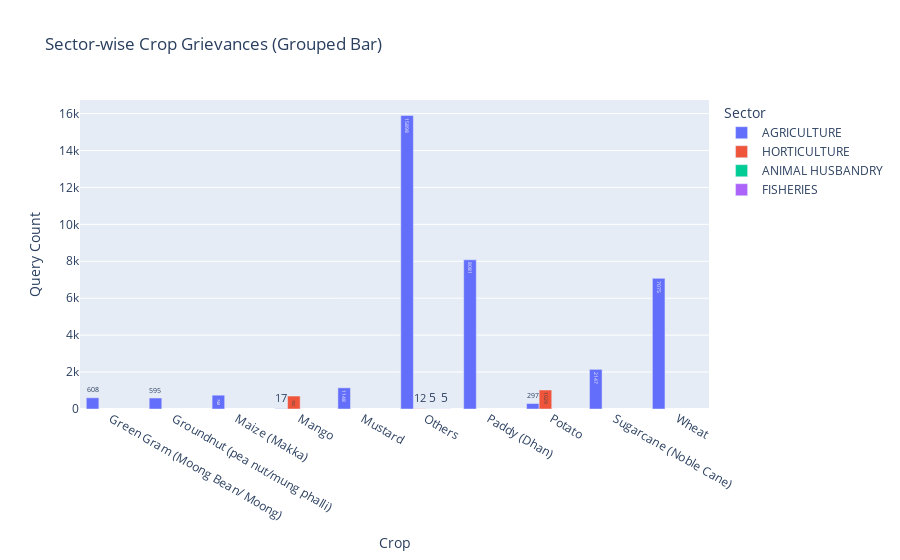

The notebook cell saved with this chart:
### Code cell
crop_sector = df.groupby(['Crop', 'Sector']).size().reset_index(name='Count')
top_crop_sector = crop_sector[crop_sector['Crop'].isin(top_crop_names)]
fig3 = px.bar(top_crop_sector, x='Crop', y='Count', color='Sector',
              title='Sector-wise Crop Grievances (Grouped Bar)',
              text='Count', barmode='group')
fig3.update_layout(xaxis_title='Crop', yaxis_title='Query Count')
fig3.show()

### Figure 1 — Plotly figure (JSON) as saved in the notebook; plotly's stock layout.template omitted (floating-point values rounded to 4 significant figures)
{"data": [{"alignmentgroup": "True", "hovertemplate": "Sector=AGRICULTURE<br>Crop=%{x}<br>Count=%{text}<extra></extra>", "legendgroup": "AGRICULTURE", "marker": {"color": "#636efa", "pattern": {"shape": ""}}, "name": "AGRICULTURE", "offsetgroup": "AGRICULTURE", "orientation": "v", "showlegend": true, "text": [608.0, 595.0, 748.0, 17.0, 1148.0, 15900.0, 8081.0, 297.0, 2147.0, 7075.0], "textposition": "auto", "type": "bar", "x": ["Green Gram (Moong Bean/ Moong)", "Groundnut (pea nut/mung phalli)", "Maize (Makka)", "Mango", "Mustard", "Others", "Paddy (Dhan)", "Potato", "Sugarcane (Noble Cane)", "Wheat"], "xaxis": "x", "y": [608, 595, 748, 17, 1148, 15898, 8081, 297, 2147, 7075], "yaxis": "y"}, {"alignmentgroup": "True", "hovertemplate": "Sector=HORTICULTURE<br>Crop=%{x}<br>Count=%{text}<extra></extra>", "legendgroup": "HORTICULTURE", "marker": {"color": "#EF553B", "pattern": {"shape": ""}}, "name": "HORTICULTURE", "offsetgroup": "HORTICULTURE", "orientation": "v", "showlegend": true, "text": [702.0, 12.0, 1029.0], "textposition": "auto", "type": "bar", "x": ["Mango", "Others", "Potato"], "xaxis": "x", "y": [702, 12, 1029], "yaxis": "y"}, {"alignmentgroup": "True", "hovertemplate": "Sector=ANIMAL HUSBANDRY<br>Crop=%{x}<br>Count=%{text}<extra></extra>", "legendgroup": "ANIMAL HUSBANDRY", "marker": {"color": "#00cc96", "pattern": {"shape": ""}}, "name": "ANIMAL HUSBANDRY", "offsetgroup": "ANIMAL HUSBANDRY", "orientation": "v", "showlegend": true, "text": [5.0], "textposition": "auto", "type": "bar", "x": ["Others"], "xaxis": "x", "y": [5], "yaxis": "y"}, {"alignmentgroup": "True", "hovertemplate": "Sector=FISHERIES<br>Crop=%{x}<br>Count=%{text}<extra></extra>", "legendgroup": "FISHERIES", "marker": {"color": "#ab63fa", "pattern": {"shape": ""}}, "name": "FISHERIES", "offsetgroup": "FISHERIES", "orientation": "v", "showlegend": true, "text": [5.0], "textposition": "auto", "type": "bar", "x": ["Others"], "xaxis": "x", "y": [5], "yaxis": "y"}], "layout": {"barmode": "group", "legend": {"title": {"text": "Sector"}, "tracegroupgap": 0}, "title": {"text": "Sector-wise Crop Grievances (Grouped Bar)"}, "xaxis": {"anchor": "y", "domain": [0, 1], "title": {"text": "Crop"}}, "yaxis": {"anchor": "x", "domain": [0, 1], "title": {"text": "Query Count"}}}}
